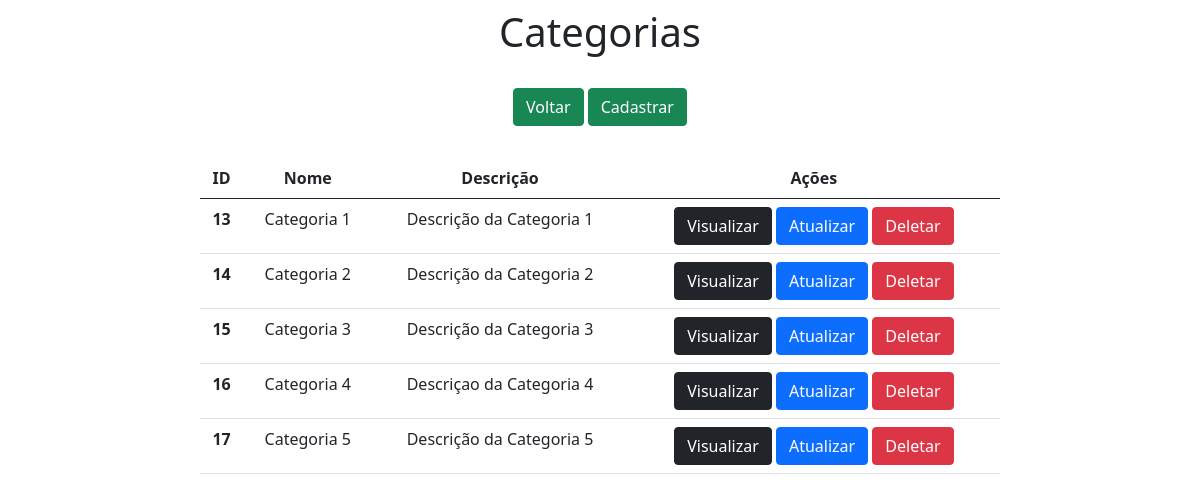
Page /categories/ on the committed database.
### app/models.py (models this page shows)
class Categories(models.Model):
   name = models.CharField(max_length=80)
   description = models.CharField(max_length=150)

### app/views.py (the view)
# urls.py: path('categories/', categories, name='categories'),
def categories(request):
    data = {}
    data['db'] = Categories.objects.all()
    return render(request, 'categories.html', data)

### app/templates/categories.html (shortened to what this page needs)
<!DOCTYPE html>
<html lang="pt-br" xmlns="http://www.w3.org/1999/html">
<head>
    <link href="https://cdn.jsdelivr.net/npm/bootstrap@5.0.0-beta2/dist/css/bootstrap.min.css" rel="stylesheet"
>
</head>
<body>
    <div class="col-8 m-auto pt-2 pb-2 text-center">
        <h1>Categorias</h1>
    </div>
    <div class="col-8 m-auto pt-3 pb-2 text-center">
        <a href="/" class="btn btn-success">Voltar</a>
        <a href="/categoriesForm" class="btn btn-success">Cadastrar</a>
    </div>
    <div class="col-8 m-auto pt-4 pb-2 text-center">
        <table class="table">
          <thead class="thead-dark">
            <tr>
              <th scope="col">ID</th>
              <th scope="col">Nome</th>
              <th scope="col">Descrição</th>
                <th scope="col">Ações</th>
            </tr>
          </thead>
          <tbody>
          {% for dbs in db %}
            <tr>
              <th>{{dbs.id}}</th>
              <td>{{dbs.name}}</td>
              <td>{{dbs.description}}</td>
                <td>
                    <a href="/viewCategorie/{{dbs.id}}" class="btn btn-dark">Visualizar</a>
                    <a href="/editCategorie/{{dbs.id}}" class="btn btn-primary">Atualizar</a>
                    <a href="/deleteCategorie/{{dbs.id}}" class="btn btn-danger btnDel">Deletar</a>
                </td>
            </tr>
          {% endfor %}
          </tbody>
        </table>
    </div>
    {% load static %}
</body>
</html>

### rows in the picture
Categories: id "13", name "Categoria 1", description "Descrição da Categoria 1"
Categories: id "14", name "Categoria 2", description "Descrição da Categoria 2"
Categories: id "15", name "Categoria 3", description "Descrição da Categoria 3"
Categories: id "16", name "Categoria 4", description "Descriçao da Categoria 4"
Categories: id "17", name "Categoria 5", description "Descrição da Categoria 5"
